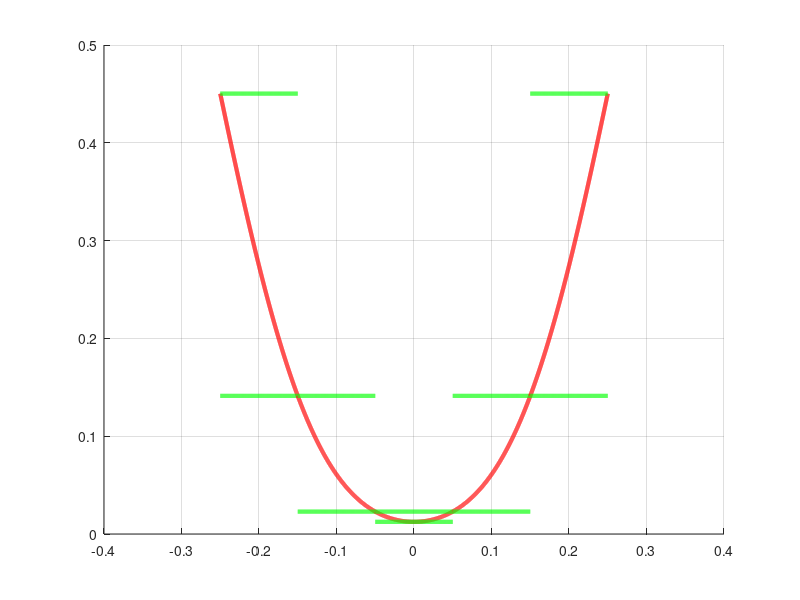

MATLAB code to generate this figure:
% Plotting ibp bounds on erf functions

clc; clear; close;

load("linearsystem_5.mat")

% Probability distribution on hyperspace
figure
hold on
grid on

% Notice: this example is for transition from Xj to Xi
% where i = j = 1
hypercubes = length(upper_partition);
prob_unsafe_lower = zeros(1, hypercubes);
prob_unsafe_upper = zeros(1, hypercubes);
for jj = 1:hypercubes 
    
    colors = {'b', 'k', 'm', 'r', 'c'};
    for ii = 1%:length(upper_partition)

%         p_ij = true;              % Transition Xj to Xi
        p_ij = false;               % Transition Xj to Xs
    

        x_space = linspace(lower_partition(jj), upper_partition(jj), 1000);

        
        % Bounds
        if p_ij == true
            A_low = lower_probability_bounds_A(ii, jj, 1, :);
            b_low = lower_probability_bounds_b(ii, jj, :);
    
            A_up = upper_probability_bounds_A(ii, jj, 1, :);
            b_up = upper_probability_bounds_b(ii, jj, :);
    
            prob_bound_lower = A_low * x_space + b_low;
            prob_bound_upper = A_up * x_space + b_up;
        else
            A_low = lower_safe_set_prob_A_matrix(2*jj - 1);
            b_low = lower_safe_set_prob_b_vector(2*jj - 1);
    
            A_up = upper_safe_set_prob_A_matrix(2*jj - 1);
            b_up = upper_safe_set_prob_b_vector(2*jj - 1);
    
            prob_bound_lower = (A_low * x_space + b_low);
            prob_bound_upper = (A_up * x_space + b_up);
        end

        % True erf
        prob_true = zeros(1, length(x_space));
        sigma = 0.1;
        epsilon = 1e-6;
        m = 1;      % sys dim
        const = 1/(2^m);
        
        if p_ij == false
            vl = min(lower_partition);
            vu = max(upper_partition);
        else
            vl = lower_partition(ii);
            vu = upper_partition(ii);
        end

        % Prod of erfs
        for pp = 1:length(x_space)
            y = 0.95*x_space(pp);
            erf_low = (y - vl)/(sigma*sqrt(2));
            erf_up = (y - vu)/(sigma*sqrt(2));
            if p_ij == false
                prob_true(pp) = 1 - const*(erf(erf_low) - erf(erf_up));
            else
                prob_true(pp) = const*(erf(erf_low) - erf(erf_up));
            end
            % Notice this computes Pu --> Pu = 1 - Ps
        end

        min_prob_exact = min(prob_true);
        max_prob_exact = max(prob_true);

        prob_unsafe_lower(jj) = min_prob_exact;
        prob_unsafe_upper(jj) = max_prob_exact;

        if p_ij == true
            plot(x_space, prob_bound_lower, "LineWidth", 3, 'color', "k")
            plot(x_space, prob_bound_upper, "LineWidth", 3, 'Color', "b")
        end

        plot(x_space, prob_true, "LineWidth", 3, 'Color', "r")

        plot(x_space, min_prob_exact*ones(1, length(x_space)), "LineWidth", 3, 'Color', "g")
        plot(x_space, max_prob_exact*ones(1, length(x_space)), "LineWidth", 3, 'Color', "g")
    
    end
end

% labels = {'\color{black} lower bound', '\color{blue} upper bound', ...
%     '\color{red} true', '\color{green} exact'};
% legend(labels, 'Location', 'NorthEast', 'FontSize', 8, ...
% 'TextColor', 'black');
% 




